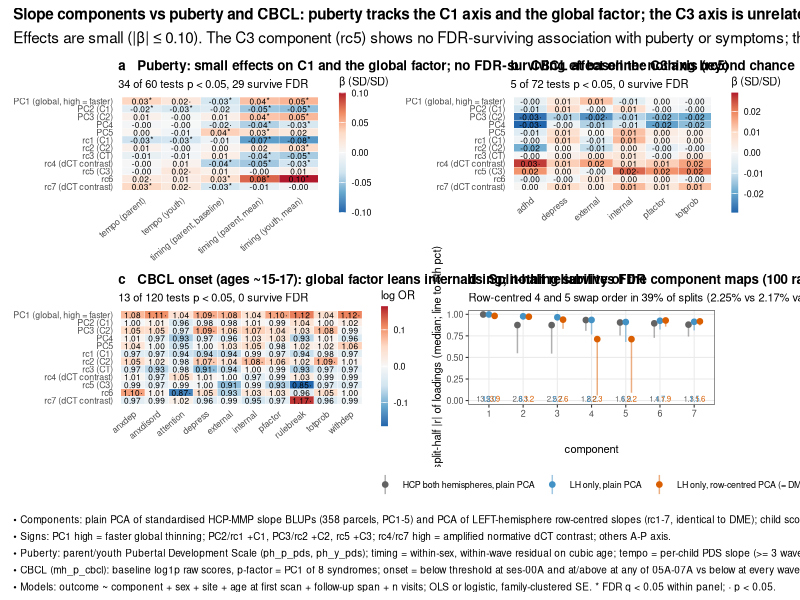

Reproduce this figure in R.
# Run from the repo root: Rscript genetic_analysis/c3axis/fig_components_puberty_cbcl.R   (reads the tables written by 01/04)
suppressMessages({library(ggplot2); library(dplyr); library(patchwork); library(scales)})
AS <- read.delim("genetic_analysis/c3axis/table_components_puberty_cbcl.tsv"); SH <- read.delim("genetic_analysis/c3axis/table_component_split_half.tsv")
TXT <- 8
lvl <- unique(AS$label)
OL <- c(pds_p_timing_mean="timing (parent, mean)", pds_p_timing_base="timing (parent, baseline)", pds_p_tempo="tempo (parent)",
        pds_y_timing_mean="timing (youth, mean)", pds_y_tempo="tempo (youth)")
AS <- AS |> mutate(label = factor(label, rev(lvl)),
  z = ifelse(family == "cbcl_onset", log(pmax(effect, 1e-9)), effect),
  out = ifelse(outcome %in% names(OL), OL[outcome], sub("^cbcl_base_|^onset_", "", outcome)),
  star = ifelse(q_fdr_family < 0.05, "*", ifelse(p < 0.05, "\u00b7", "")))
tile <- function(fm, ttl, sub, leg) {
  d <- AS |> filter(family == fm); lim <- max(abs(d$z)) * c(-1, 1)
  ggplot(d, aes(out, label, fill = z)) + geom_tile(colour = "white") +
    geom_text(aes(label = paste0(sprintf("%.2f", effect), star)), size = 2.1) +
    scale_fill_distiller(palette = "RdBu", limits = lim, name = leg) +
    labs(x = NULL, y = NULL, title = ttl, subtitle = sub) + theme_minimal(base_size = TXT) +
    theme(axis.text.x = element_text(angle = 40, hjust = 1), panel.grid = element_blank(), plot.title = element_text(face = "bold"),
          legend.key.width = unit(5, "pt"))
}
cnt <- function(fm) with(AS[AS$family == fm, ], sprintf("%d of %d tests p < 0.05, %d survive FDR", sum(p < 0.05), length(p), sum(q_fdr_family < 0.05)))
pa <- tile("puberty", "a   Puberty: small effects on C1 and the global factor; no FDR-surviving effect on the C3 axis (rc5)", cnt("puberty"), "\u03b2 (SD/SD)")
pb <- tile("cbcl_baseline", "b   CBCL at baseline: nothing beyond chance", cnt("cbcl_baseline"), "\u03b2 (SD/SD)")
pc <- tile("cbcl_onset", "c   CBCL onset (ages ~15-17): global factor leans internalising; nothing survives FDR", cnt("cbcl_onset"), "log OR")
SH <- SH |> mutate(decomposition = factor(decomposition, unique(decomposition)))
pd <- ggplot(SH, aes(factor(comp), same_index_median, colour = decomposition, group = decomposition)) +
  geom_linerange(aes(ymin = same_index_p05, ymax = same_index_median), position = position_dodge(0.5), alpha = 0.5) +
  geom_point(position = position_dodge(0.5), size = 1.6) +
  geom_text(aes(y = 0.02, label = sprintf("%.1f", var_explained_pct)), position = position_dodge(0.5), size = 2, show.legend = FALSE) +
  scale_y_continuous(limits = c(0, 1)) + scale_colour_manual(values = c("#636363", "#4292c6", "#d95f02"), name = NULL) +
  labs(x = "component", y = "split-half |r| of loadings (median; line to 5th pct)",
       title = "d   Split-half reliability of the component maps (100 random halves); numbers = % variance explained",
       subtitle = with(SH[SH$decomposition == "LH only, row-centred PCA (= DME)" & SH$comp %in% 4:5, ],
                       sprintf("Row-centred 4 and 5 swap order in %.0f%% of splits (%.2f%% vs %.2f%% variance); their shared plane and its C3-aligned direction are stable",
                               100 * (1 - index_stable_frac[1]), var_explained_pct[1], var_explained_pct[2]))) +
  theme_bw(base_size = TXT) + theme(panel.grid.minor = element_blank(), plot.title = element_text(face = "bold"), legend.position = "bottom")
cap <- paste(
  "\u2022 Components: plain PCA of standardised HCP-MMP slope BLUPs (358 parcels, PC1-5) and PCA of LEFT-hemisphere row-centred slopes (rc1-7, identical to DME); child scores standardised. n = 8,716.",
  "\u2022 Signs: PC1 high = faster global thinning; PC2/rc1 +C1, PC3/rc2 +C2, rc5 +C3; rc4/rc7 high = amplified normative dCT contrast; others A-P axis.",
  "\u2022 Puberty: parent/youth Pubertal Development Scale (ph_p_pds, ph_y_pds); timing = within-sex, within-wave residual on cubic age; tempo = per-child PDS slope (>= 3 waves), adjusted for baseline timing.",
  "\u2022 CBCL (mh_p_cbcl): baseline log1p raw scores, p-factor = PC1 of 8 syndromes; onset = below threshold at ses-00A and at/above at any of 05A-07A vs below at every wave (T >= 60 broadband, >= 65 syndrome/DSM; p-factor top decile).",
  "\u2022 Models: outcome ~ component + sex + site + age at first scan + follow-up span + n visits; OLS or logistic, family-clustered SE. * FDR q < 0.05 within panel; \u00b7 p < 0.05.", sep = "\n")
fig <- (pa | pb) / (pc | pd) + plot_layout(heights = c(1, 1)) + plot_annotation(
  title = "Slope components vs puberty and CBCL: puberty tracks the C1 axis and the global factor; the C3 axis is unrelated to either",
  subtitle = "Effects are small (|\u03b2| \u2264 0.10). The C3 component (rc5) shows no FDR-surviving association with puberty or symptoms; the global factor (PC1) leans towards internalising onset.",
  caption = cap, theme = theme(plot.title = element_text(size = TXT + 3, face = "bold"), plot.caption = element_text(hjust = 0, lineheight = 1.4, size = TXT - 0.8)))
ggsave("genetic_analysis/c3axis/fig_components_puberty_cbcl.png", fig, width = 15, height = 11, dpi = 160, bg = "white")
